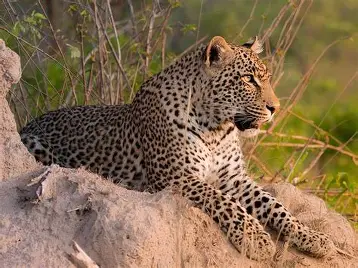
#> input picture 1/tiger.webp, 358 x 268 px, found by its file name
$ python line.py
#> lines starting #> are read from the running program, lines starting #| are printed output that depends on the picture
import cv2 as cv

img = cv.imread("./1/tiger.webp")
#> img is the input picture: shape (268, 358, 3); mean B, G, R 80.2, 109, 133.5

print(img.shape)
#| (268, 358, 3)
if img is None:
      print("not found")
else:
      print("image loaded successfully")
      pt1 = (150, 150)
      pt2 = (250, 250)
      color = (0, 0, 255)
      thickness = 4

      cv.line(img, pt1, pt2, color, thickness)
      cv.rectangle(img, pt1, pt2, color, thickness)
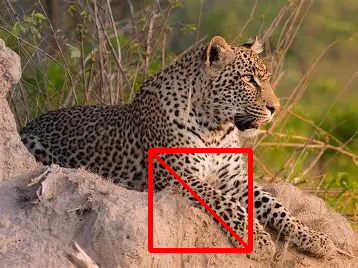
#> img: shape (268, 358, 3); mean B, G, R 77.7, 105.8, 136
      cv.imshow("line drawing",img)
      cv.waitKey(0)
      cv.destroyAllWindows()
